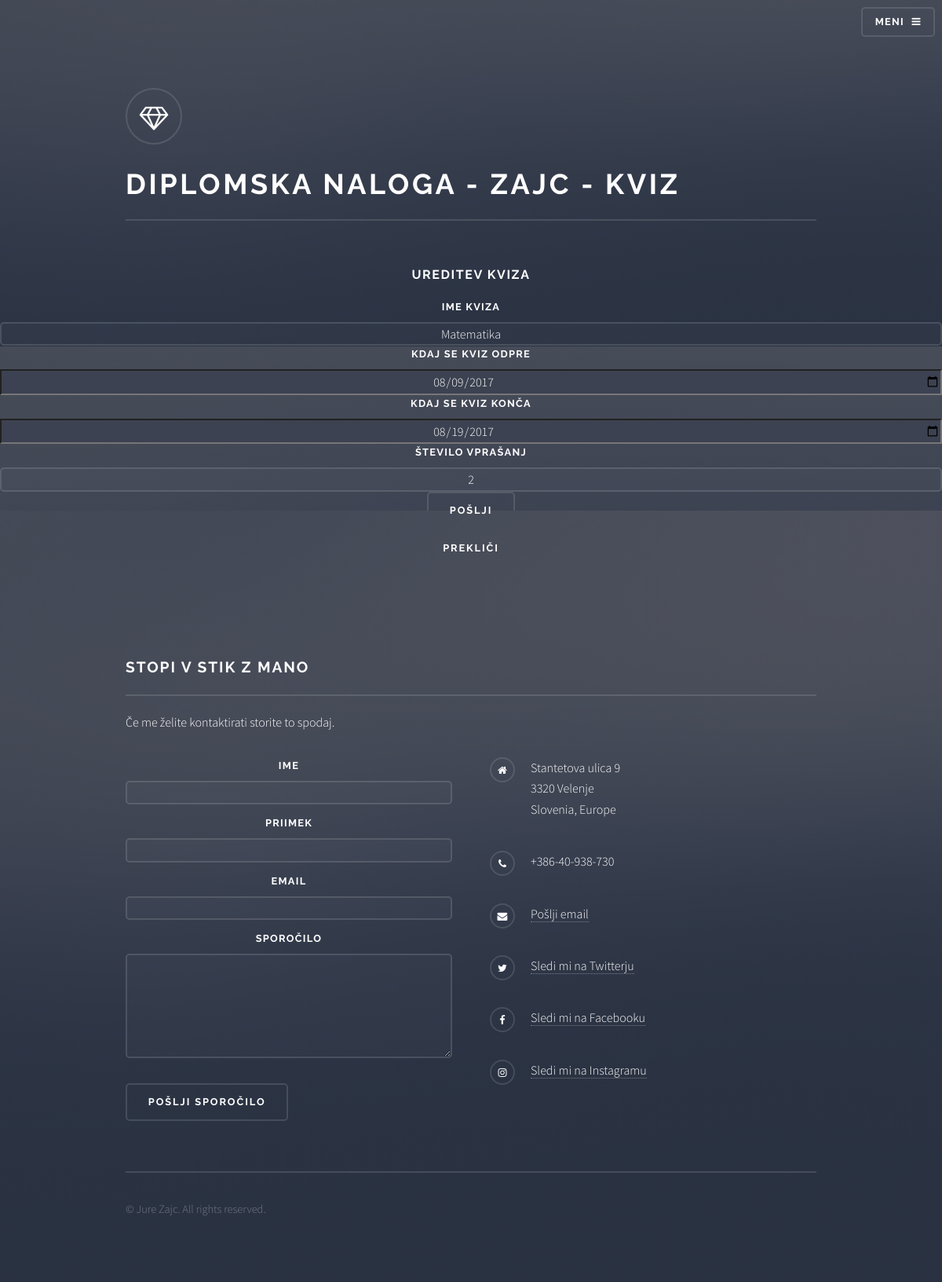
/edit_quiz.php?id=4, run on the app's committed database.
### tables this page shows
CREATE TABLE `quizes` (
  `ID_quizes` int(11) NOT NULL,
  `ID_users` int(11) NOT NULL,
  `quiz_name` varchar(255) DEFAULT NULL,
  `since_when` date DEFAULT NULL,
  `until` date DEFAULT NULL,
  `nmb_question` int(11) DEFAULT NULL
);

### edit_quiz.php (the view, shortened to what this page needs)
<?php
    include_once './header.php';
    include_once './database.php';
    $ID_quizes = (int) $_GET['id'];
    $query = "SELECT * FROM quizes WHERE ID_quizes=$ID_quizes";
    $result = mysqli_query($link, $query);
    $quiz_name = mysqli_fetch_array($result);
?>
<h1 style="text-align: center">Ureditev kviza</h1>
<form action="update_quiz.php" method="post">
    <label>Ime kviza</label>
    <input type="text" name="quiz_name" value="<?php echo $quiz_name['quiz_name'];?>" required="required" />
    <label>Kdaj se kviz odpre</label>
    <input type="date" name="since" value="<?php echo $quiz_name['since_when'];?>" required="required" style=" background-color:#3C4251; text-align: center; width: 100%; " />
    <label>Kdaj se kviz konča</label>
    <input type="date" name="until" value="<?php echo $quiz_name['until'];?>" required="required" style=" background-color:#3C4251; text-align: center; width: 100%; " />
    <label>Število vprašanj</label>
    <input type="text" name="nmb_question" value="<?php echo $quiz_name['nmb_question'];?>" required="required" />
    <input type="submit" name="submit" value="Pošlji" />
    <input type="reset" name="reset" value="Prekliči" />
</form>
<?php
include_once './footer.php';
?>

### assets/css/main.css (style rules this page uses)
html, body, div, span, applet, object, iframe, h1, h2, h3, h4, h5, h6, p, blockquote, pre, a, abbr, acronym, address, big, cite, code, del, dfn, em, img, ins, kbd, q, s, samp, small, strike, strong, sub, sup, tt, var, b, u, i, center, dl, dt, dd, ol, ul, li, fieldset, form, label, legend, table, caption, tbody, tfoot, thead, tr, th, td, article, aside, canvas, details, embed, figure, figcaption, footer, header, hgroup, menu, nav, output, ruby, section, summary, time, mark, audio, video { margin: 0; padding: 0; border: 0; font-size: 100%; font: inherit; vertical-align: baseline; }
body { line-height: 1; }
body { -webkit-text-size-adjust: none; }
*, *:before, *:after { -moz-box-sizing: border-box; -webkit-box-sizing: border-box; box-sizing: border-box; }
body { -ms-overflow-style: scrollbar; }
body { background-color: #2e3141; background-image: linear-gradient(to top, rgba(46, 49, 65, 0.8), rgba(46, 49, 65, 0.8)), url("../../images/bg.jpg"); background-size: auto, cover; background-attachment: fixed, fixed; background-position: center, center; }
body, input, select, textarea { color: #ffffff; font-family: "Source Sans Pro", Helvetica, sans-serif; font-size: 16.5pt; font-weight: 300; line-height: 1.65; }
@media screen and (max-width: 1680px) { body, input, select, textarea { font-size: 13pt; } }
@media screen and (max-width: 1280px) { body, input, select, textarea { font-size: 12pt; } }
h1, h2, h3, h4, h5, h6 { color: #ffffff; font-family: Raleway, Helvetica, sans-serif; font-weight: 700; letter-spacing: 0.1em; margin: 0 0 1em 0; text-transform: uppercase; }
form { margin: 0 0 2em 0; }
form > :last-child { margin-bottom: 0; }
label { color: #ffffff; display: block; font-family: Raleway, Helvetica, sans-serif; font-size: 0.8em; font-weight: 700; letter-spacing: 0.1em; margin: 0 0 0.7em 0; text-transform: uppercase; text-align: center; }
input[type="text"], input[type="password"], input[type="email"], input[type="tel"], select, textarea { -moz-appearance: none; -webkit-appearance: none; -ms-appearance: none; appearance: none; background: rgba(255, 255, 255, 0.025); border-radius: 5px; border: none; border: solid 2px rgba(255, 255, 255, 0.125); color: inherit; display: block; outline: 0; padding: 0 1em; text-decoration: none; text-align: center; width: 100%; }
input[type="submit"], input[type="reset"], input[type="button"], button, .button { -moz-appearance: none; -webkit-appearance: none; -ms-appearance: none; appearance: none; -moz-transition: background-color 0.2s ease-in-out; -webkit-transition: background-color 0.2s ease-in-out; -ms-transition: background-color 0.2s ease-in-out; transition: background-color 0.2s ease-in-out; background-color: transparent; border-radius: 5px; border: 0; box-shadow: inset 0 0 0 2px rgba(255, 255, 255, 0.125); color: #ffffff !important; cursor: pointer; display: inline-block; font-family: Raleway, Helvetica, sans-serif; font-size: 0.8em; font-weight: 700; height: 3.75em; letter-spacing: 0.15em; line-height: 3.75em; padding: 0 2.25em; text-align: center; text-decoration: none; text-transform: uppercase; white-space: nowrap; margin: auto; display: block; }

### data on the page
quizes: quiz_name "Matematika", since "08/09/2017", until "08/19/2017", nmb_question "2"
